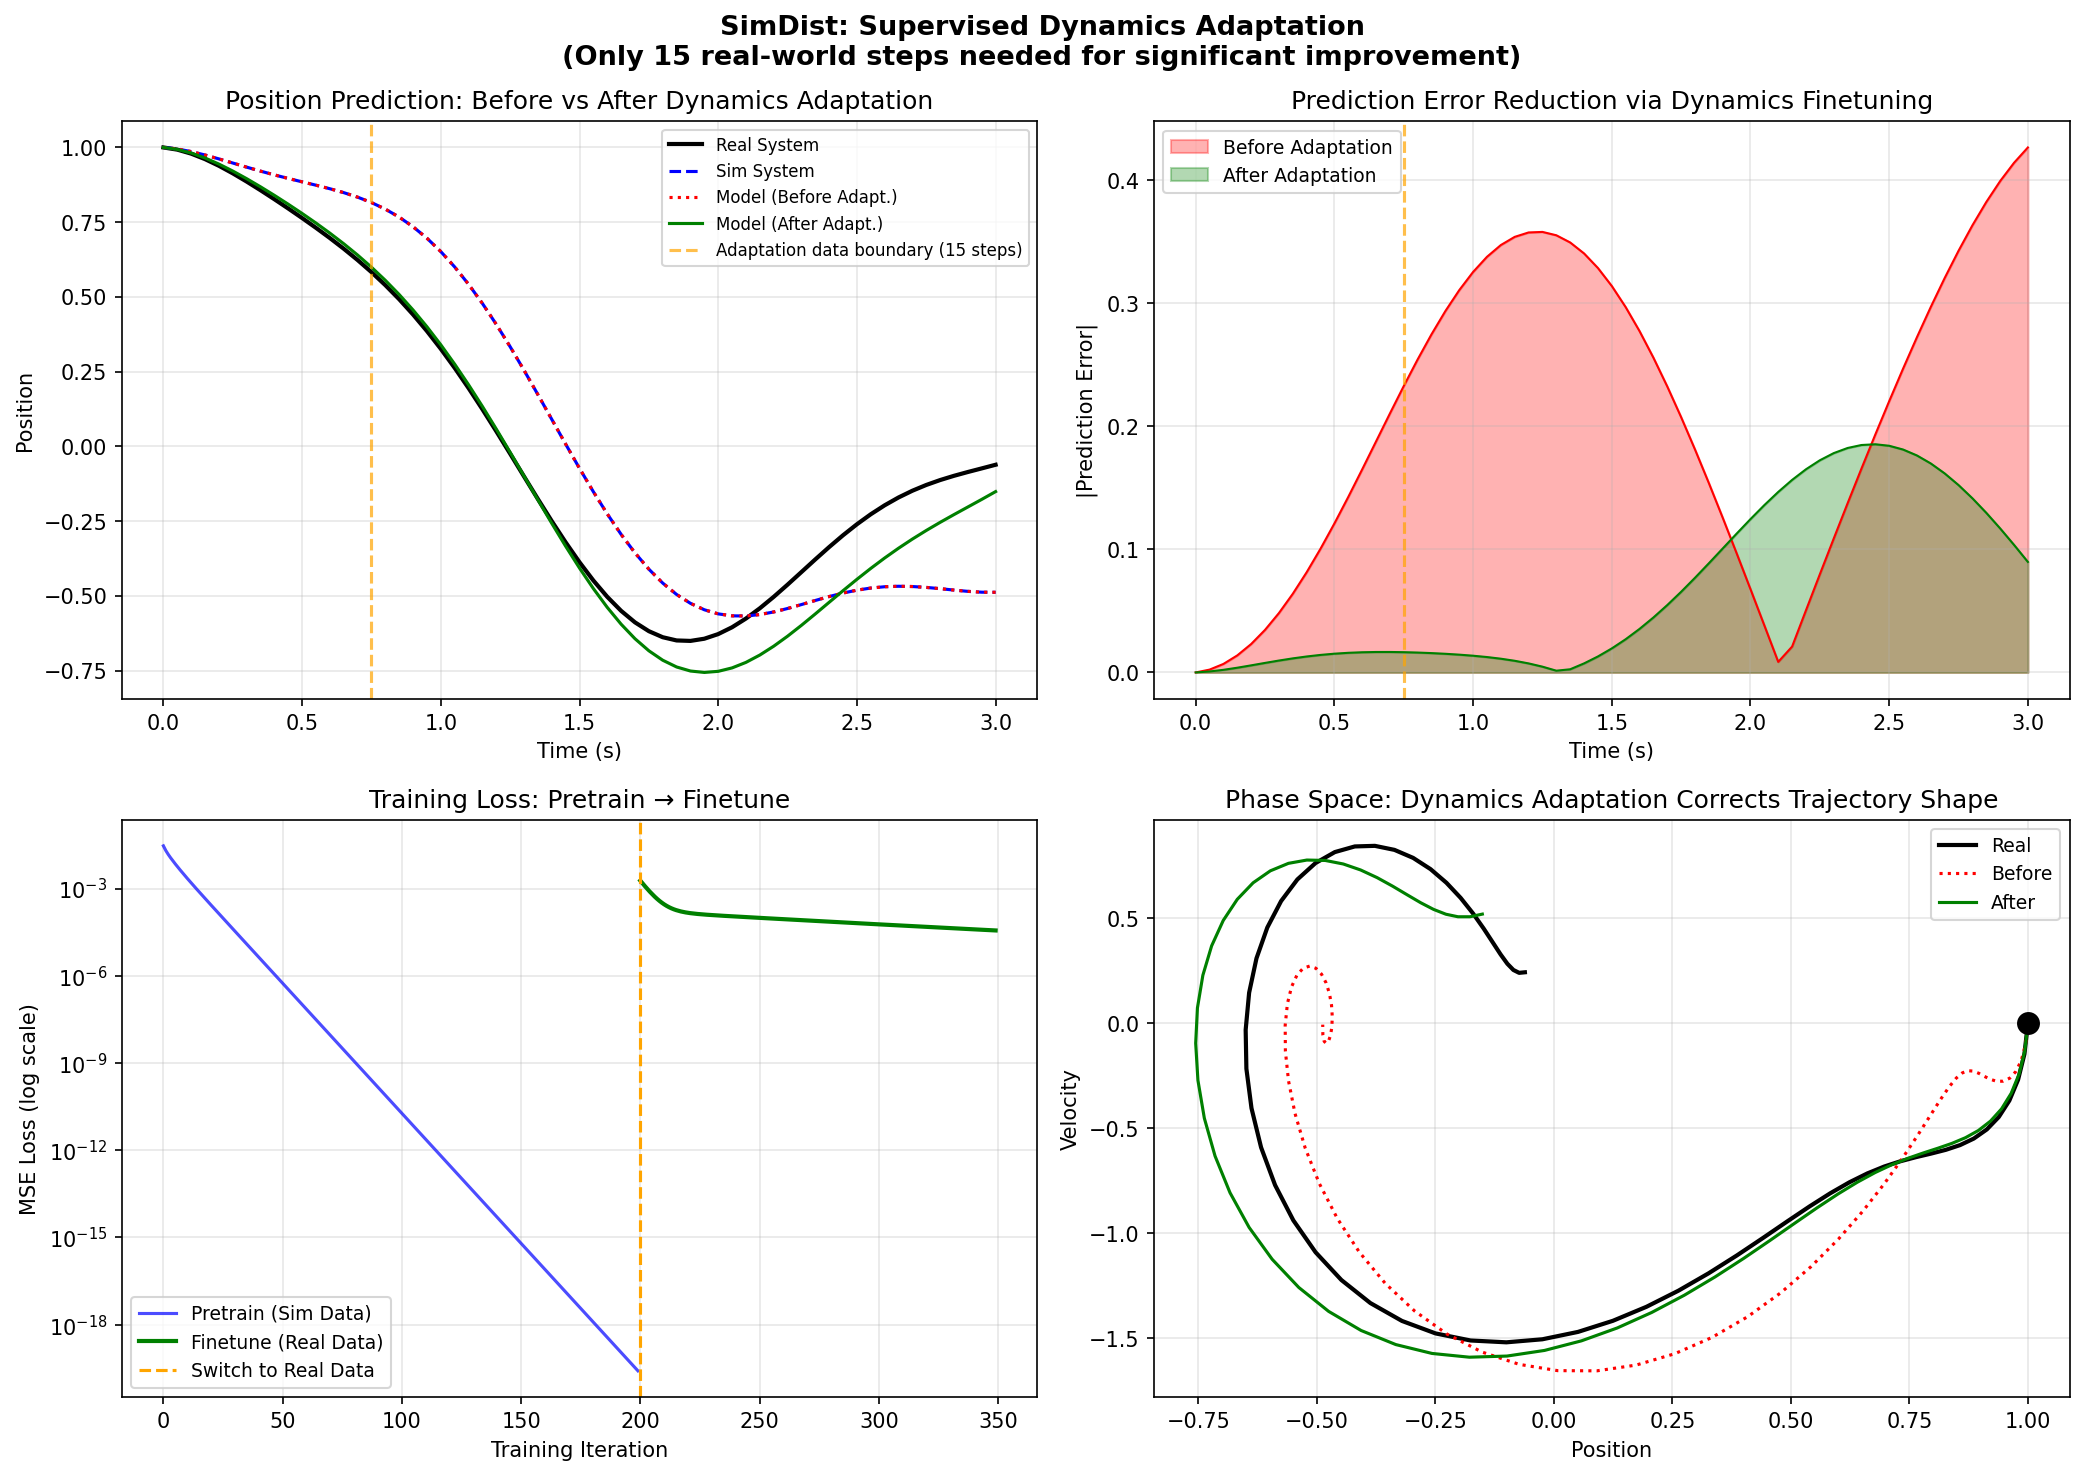

The Python source for this figure:
"""
SimDist 动力学适应演示

演示核心概念：
1. 仿真动力学 vs 真实动力学的差异
2. 监督式动力学微调过程
3. 适应前后的预测精度对比

使用简单的弹簧-阻尼系统作为示例。
"""

import numpy as np
import matplotlib.pyplot as plt

np.random.seed(42)


# === 物理系统 ===

class SpringDamperSystem:
    """弹簧-阻尼系统（模拟机器人关节动力学）"""

    def __init__(self, k=2.0, c=0.5, m=1.0, dt=0.05):
        self.k = k  # 弹簧刚度
        self.c = c  # 阻尼系数
        self.m = m  # 质量
        self.dt = dt

    def step(self, state, action):
        """state = [position, velocity], action = force"""
        x, v = state
        a = (action - self.k * x - self.c * v) / self.m
        v_new = v + a * self.dt
        x_new = x + v_new * self.dt
        return np.array([x_new, v_new])

    def rollout(self, state, actions):
        trajectory = [state]
        current = state.copy()
        for a in actions:
            current = self.step(current, a)
            trajectory.append(current)
        return np.array(trajectory)


# === 潜在动力学模型（神经网络简化为线性模型）===

class LatentDynamicsModel:
    """简化的潜在动力学模型 f_θ"""

    def __init__(self, state_dim=2, action_dim=1):
        self.A = np.eye(state_dim) + np.random.randn(state_dim, state_dim) * 0.1
        self.B = np.random.randn(state_dim, action_dim) * 0.1

    def predict(self, state, action):
        action = np.atleast_1d(action)
        return self.A @ state + self.B @ action

    def predict_trajectory(self, state, actions):
        trajectory = [state]
        current = state.copy()
        for a in actions:
            current = self.predict(current, a)
            trajectory.append(current)
        return np.array(trajectory)

    def finetune(self, states, actions, targets, lr=0.01, epochs=100):
        """
        监督式动力学微调（SimDist 的核心适应机制）
        最小化 L_real = Σ‖f_θ(z_t, a_t) - z_{t+1}‖²
        """
        losses = []
        for epoch in range(epochs):
            total_loss = 0
            for s, a, t in zip(states, actions, targets):
                pred = self.predict(s, a)
                error = pred - t
                total_loss += np.sum(error ** 2)

                # 梯度下降更新 A 和 B
                a_arr = np.atleast_1d(a)
                grad_A = np.outer(error, s)
                grad_B = np.outer(error, a_arr)
                self.A -= lr * grad_A
                self.B -= lr * grad_B

            losses.append(total_loss / len(states))
        return losses


def main():
    # 仿真系统（用于预训练）
    sim_system = SpringDamperSystem(k=2.0, c=0.5, m=1.0)

    # 真实系统（参数不同 — 这就是 sim-to-real gap）
    real_system = SpringDamperSystem(k=3.5, c=0.8, m=1.2)

    # 生成动作序列
    T = 60
    actions = np.sin(np.linspace(0, 4 * np.pi, T)) * 2.0

    # 仿真轨迹
    init_state = np.array([1.0, 0.0])
    sim_traj = sim_system.rollout(init_state, actions)
    real_traj = real_system.rollout(init_state, actions)

    # === Phase 1: 在仿真数据上预训练动力学模型 ===
    model = LatentDynamicsModel()

    # 用仿真数据预训练
    sim_states = sim_traj[:-1]
    sim_targets = sim_traj[1:]
    pretrain_losses = model.finetune(sim_states, actions, sim_targets, lr=0.005, epochs=200)

    # 预训练后在真实数据上的预测
    pred_before = model.predict_trajectory(init_state, actions)

    # === Phase 2: 用少量真实数据微调（SimDist 的核心）===
    # 只用前 15 步真实数据（模拟 "15 分钟真实数据"）
    n_real = 15
    real_states_few = real_traj[:n_real]
    real_targets_few = real_traj[1:n_real + 1]
    real_actions_few = actions[:n_real]

    finetune_losses = model.finetune(
        real_states_few, real_actions_few, real_targets_few,
        lr=0.003, epochs=150
    )

    # 微调后的预测
    pred_after = model.predict_trajectory(init_state, actions)

    # === 可视化 ===
    fig, axes = plt.subplots(2, 2, figsize=(14, 10))

    # 图 1：位置预测对比
    ax = axes[0, 0]
    time = np.arange(T + 1) * sim_system.dt
    ax.plot(time, real_traj[:, 0], 'k-', linewidth=2, label='Real System')
    ax.plot(time, sim_traj[:, 0], 'b--', linewidth=1.5, label='Sim System')
    ax.plot(time, pred_before[:, 0], 'r:', linewidth=1.5, label='Model (Before Adapt.)')
    ax.plot(time, pred_after[:, 0], 'g-', linewidth=1.5, label='Model (After Adapt.)')
    ax.axvline(n_real * sim_system.dt, color='orange', linestyle='--', alpha=0.7,
               label=f'Adaptation data boundary ({n_real} steps)')
    ax.set_xlabel('Time (s)')
    ax.set_ylabel('Position')
    ax.set_title('Position Prediction: Before vs After Dynamics Adaptation')
    ax.legend(fontsize=8)
    ax.grid(True, alpha=0.3)

    # 图 2：预测误差
    ax = axes[0, 1]
    error_before = np.abs(pred_before[:, 0] - real_traj[:, 0])
    error_after = np.abs(pred_after[:, 0] - real_traj[:, 0])
    ax.fill_between(time, error_before, alpha=0.3, color='red', label='Before Adaptation')
    ax.fill_between(time, error_after, alpha=0.3, color='green', label='After Adaptation')
    ax.plot(time, error_before, 'r-', linewidth=1)
    ax.plot(time, error_after, 'g-', linewidth=1)
    ax.axvline(n_real * sim_system.dt, color='orange', linestyle='--', alpha=0.7)
    ax.set_xlabel('Time (s)')
    ax.set_ylabel('|Prediction Error|')
    ax.set_title('Prediction Error Reduction via Dynamics Finetuning')
    ax.legend(fontsize=9)
    ax.grid(True, alpha=0.3)

    # 图 3：微调损失曲线
    ax = axes[1, 0]
    ax.semilogy(pretrain_losses, 'b-', alpha=0.7, label='Pretrain (Sim Data)')
    ax.semilogy(range(len(pretrain_losses), len(pretrain_losses) + len(finetune_losses)),
                finetune_losses, 'g-', linewidth=2, label='Finetune (Real Data)')
    ax.axvline(len(pretrain_losses), color='orange', linestyle='--',
               label='Switch to Real Data')
    ax.set_xlabel('Training Iteration')
    ax.set_ylabel('MSE Loss (log scale)')
    ax.set_title('Training Loss: Pretrain → Finetune')
    ax.legend(fontsize=9)
    ax.grid(True, alpha=0.3)

    # 图 4：相空间轨迹
    ax = axes[1, 1]
    ax.plot(real_traj[:, 0], real_traj[:, 1], 'k-', linewidth=2, label='Real')
    ax.plot(pred_before[:, 0], pred_before[:, 1], 'r:', linewidth=1.5, label='Before')
    ax.plot(pred_after[:, 0], pred_after[:, 1], 'g-', linewidth=1.5, label='After')
    ax.plot(init_state[0], init_state[1], 'ko', markersize=10)
    ax.set_xlabel('Position')
    ax.set_ylabel('Velocity')
    ax.set_title('Phase Space: Dynamics Adaptation Corrects Trajectory Shape')
    ax.legend(fontsize=9)
    ax.grid(True, alpha=0.3)

    plt.suptitle("SimDist: Supervised Dynamics Adaptation\n"
                 f"(Only {n_real} real-world steps needed for significant improvement)",
                 fontsize=13, fontweight='bold')
    plt.tight_layout()
    plt.savefig('/home/ligo/claude-papers/papers/simulation-distillation-world-models/code/dynamics_adaptation_demo.png',
                dpi=150, bbox_inches='tight')
    plt.close()

    # 打印统计
    mse_before = np.mean((pred_before - real_traj) ** 2)
    mse_after = np.mean((pred_after - real_traj) ** 2)
    print(f"Dynamics Adaptation Results:")
    print(f"  MSE before adaptation: {mse_before:.4f}")
    print(f"  MSE after adaptation:  {mse_after:.4f}")
    print(f"  Improvement: {(1 - mse_after/mse_before)*100:.1f}%")
    print(f"  Real data used: {n_real} steps (out of {T} total)")
    print(f"\nKey insight: SimDist reduces real-world adaptation to supervised learning.")
    print(f"No reward labels, no credit assignment, no policy gradients needed.")


if __name__ == "__main__":
    main()
